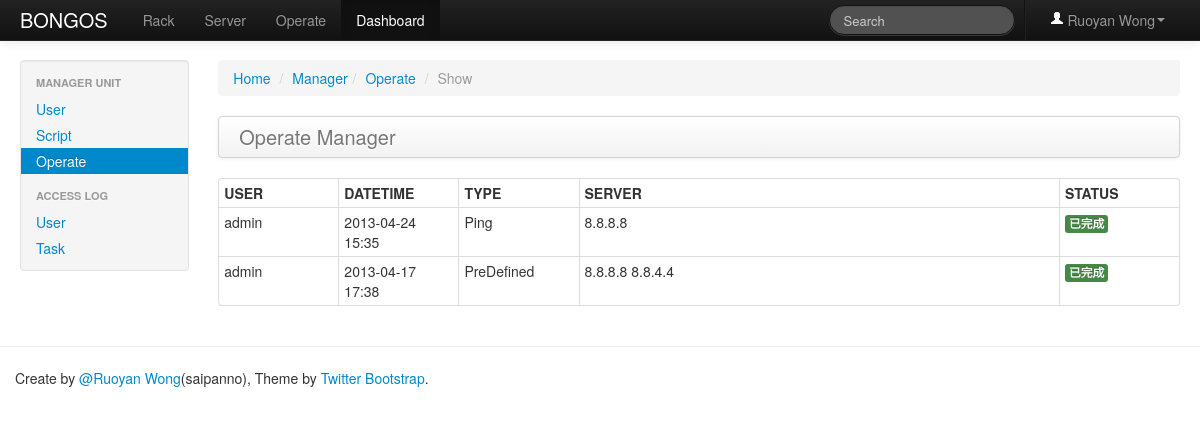
Page /dashboard/operate/list (signed in) on the earlier database version.
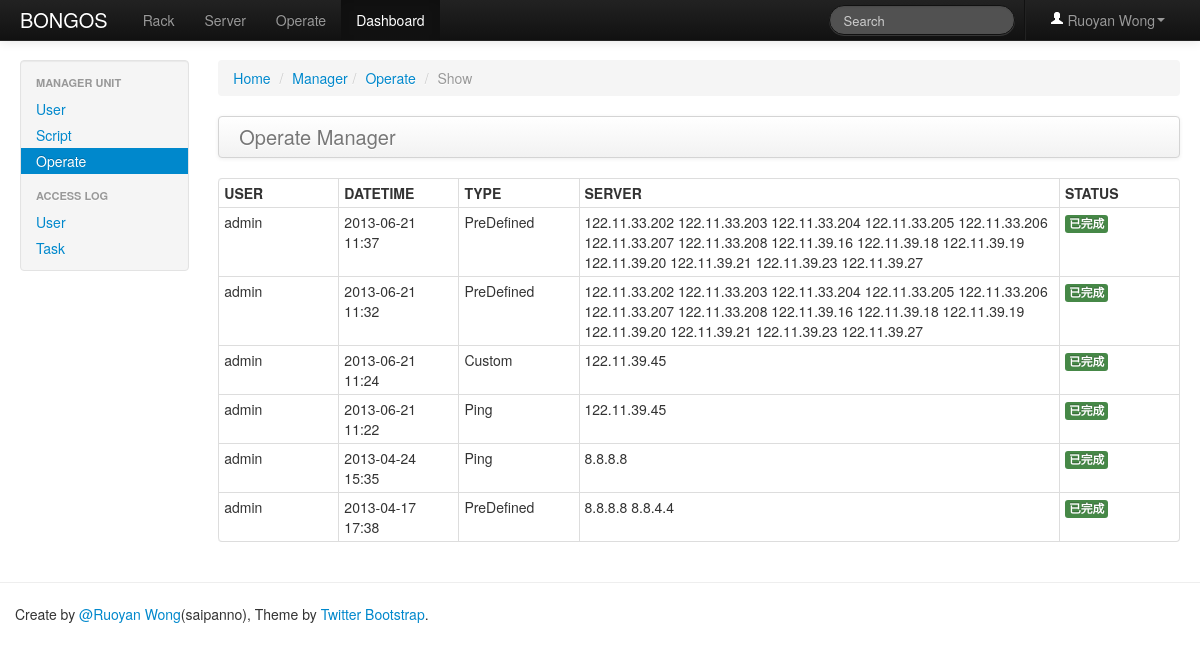
Same page on the later database version.
### web/models/user.py (models this page shows, shortened)
class User(db.Model):
    __tablename__ = app.config['USER_LISTS']
    username = db.Column(db.UnicodeText, primary_key=True)
    nickname = db.Column(db.UnicodeText)
    password = db.Column(db.UnicodeText)

### web/models/operate.py (models this page shows, shortened)
class OperateDb(db.Model):
    __tablename__ = app.config['OPERATE_LISTS']
    id = db.Column(db.Integer, primary_key=True)
    author = db.Column(db.UnicodeText, nullable=False)
    datetime = db.Column(db.String, nullable=False)
    operate_type = db.Column(db.Integer, nullable=False)
    server_list = db.Column(db.UnicodeText, nullable=False)
    template_script = db.Column(db.UnicodeText, nullable=False)
    template_vars = db.Column(db.UnicodeText, nullable=False)
    ssh_config = db.Column(db.Integer, nullable=False)
    status = db.Column(db.UnicodeText, nullable=False)
    result = db.Column(db.UnicodeText, nullable=False)

### web/views/dashboard.py (the view)
@app.route('/dashboard/operate/list')
@login_required
def list_all_operate_ctrl():
    executes = OperateDb.query.order_by(desc(OperateDb.id)).all()
    return render_template('dashboard/show_operate.html', executes=executes)

### web/extensions.py (called while the page is built)
def login_required(f):
    @wraps(f)
    def wrapper(*args, **kwargs):
        if not session.get('is_login'):
            flash('Login Required.', 'error')
            return redirect(url_for('user_login_ctrl', next=request.url))
        return f(*args, **kwargs)
    return wrapper

### web/templates/dashboard/show_operate.html (shortened to what this page needs)
{% extends "dashboard/dashboard_base.html" %}
{% import "macro.html" as ext %}
{% block active_dashboard_operate %}active{% endblock %}
{% block main %}
    <div class="span10">
        <ul class="breadcrumb">
            <li><a href="/">Home</a> <span class="divider">/</span></li>
            <li><a href="#">Manager</a><span class="divider">/</span></li>
            <li><a href="#">Operate</a> <span class="divider">/</span></li>
            <li class="active">Show</li>
        </ul>
        <div class="navbar">
            <div class="navbar-inner">
                <a class="brand" href="#">Operate Manager</a>
            </div>
        </div>
        <table class="table table-hover table-bordered table-condensed">
            <thead>
            <tr>
                <th>USER</th>
                <th>DATETIME</th>
                <th>TYPE</th>
                <th>SERVER</th>
                <th>STATUS</th>
            </tr>
            </thead>
            <tbody>
            {% for execute in executes %}
            <tr>
                <td style="width: 10%">{{ execute.author }}</td>
                <td style="width: 10%">{{ execute.datetime }}</td>
                <td style="width: 10%">{{ execute.operate_type }}</td>
                <td style="width: 40%">{{ execute.server_list }}</td>
                <td style="width: 10%">{{ ext.get_operate_status(execute.status) }}</td>
            </tr>
            {% endfor %}
            </tbody>
        </table>
    </div>
{% endblock %}

### web/templates/dashboard/dashboard_base.html
{% extends "index.html" %}
{% block active_dashboard %}active{% endblock %}
{% block sidebar %}
    <div class="span2">
        <div class="well sidebar-nav">
            <ul class="nav nav-list">
                <li class="nav-header">MANAGER UNIT</li>
                <li class="{% block active_dashboard_user %}{% endblock %}"><a href="{{ url_for("list_user_ctrl") }}">User</a></li>
                <li class="{% block active_dashboard_script %}{% endblock %}"><a href="{{ url_for("list_script_ctrl") }}">Script</a></li>
                <li class="{% block active_dashboard_operate %}{% endblock %}"><a href="{{ url_for("list_all_operate_ctrl") }}">Operate</a></li>
                <li class="nav-header">ACCESS LOG</li>
                <li class=""><a href="#">User</a></li>
                <li class=""><a href="#">Task</a></li>
            </ul>
        </div>
    </div>
{% endblock %}

### web/templates/macro.html (shortened to what this page needs)
{% macro get_operate_status(status)  -%}
    {% if status == '0' %}
        <span class="label label-info">队列中</span>
    {% elif status == '1' %}
        <span class="label label-success">已完成</span>
    {% elif status == '2' %}
        <span class="label label-important">内部错误</span>
    {% elif status == '5' %}
        <span class="label">执行中</span>
    {% else %}
        <span class="label label-important">异常结果</span>
    {% endif %}
{%- endmacro %}

### web/templates/index.html (shortened to what this page needs)
{% extends "header.html" %}
{% import "macro.html" as ext %}
{% block body %}
    <div class="navbar navbar-inverse navbar-fixed-top">
        <div class="navbar-inner">
            <div class="container-fluid">
                <a class="brand" href="{{ url_for('index_ctrl') }}">BONGOS</a>
                <ul class="nav">
                    <li class="{% block active_rack %}{% endblock %}"><a href="#">Rack</a></li>
                    <li class="{% block active_server %}{% endblock %}"><a href="#">Server</a></li>
                    <li class="{% block active_operate %}{% endblock %}"><a href="{{ url_for("list_operate_ctrl", operate_type='Ssh') }}">Operate</a></li>
                    <li class="{% block active_dashboard %}{% endblock %}"><a href="{{ url_for("list_user_ctrl") }}">Dashboard</a></li>
                </ul>
                <ul class="nav pull-right">
                    <li class="divider-vertical"></li>
                    <li class="dropdown"><a href="#" class="dropdown-toggle" data-toggle="dropdown"><i class="icon-user icon-white"></i> {{ session['user'].nickname }}<b class="caret"></b></a>
                    </li>
                </ul>
                <form class="navbar-search pull-right" action="">
                    <input class="search-query span2" placeholder="Search" type="text">
                </form>
            </div>
        </div>
    </div>
    <div class="container-fluid">
        <div class="row-fluid">
            {% block sidebar %}
            {% endblock %}
            {% block main %}{% endblock %}
        </div>
    </div>
{% endblock %}

### web/templates/header.html (shortened to what this page needs)
<!DOCTYPE html>
<html lang="en">
<head>
    <link rel=stylesheet type=text/css href="{{ url_for('static', filename='css/bootstrap.min.css') }}">
    <link rel=stylesheet type=text/css href="{{ url_for('static', filename='css/bootstrap-responsive.min.css') }}">
    <link rel=stylesheet type=text/css href="{{ url_for('static', filename='css/google-prettify.css') }}">
</head>
<body>
    {% block body %}{% endblock %}
    <hr>
    <footer class="footer">
        <div class="container">
            <p>Create by <a href="https://github.com/saipanno">@Ruoyan Wong</a>(saipanno),  Theme by <a href="http://twitter.github.com/bootstrap">Twitter Bootstrap</a>.</p>
        </div>
    </footer>
</body>
</html>

### web/templates/index.html (style rules this page uses)
body { padding-top: 60px; padding-bottom: 40px; }
.sidebar-nav { padding: 9px 0; }

Differences in the rows shown:
added OperateDb: author "admin", datetime "2013-06-21 11:37", operate_type "PreDefined", server_list "122.11.33.202 122.11.33.203 122.11.33.204 122.11.33.205 122.11.33.206 122.11.33.207 122.11.33.208 122.11.39.16 122.11.39.18 122.11.39.19 122.11.39.20 122.11.39.21 122.11.39.23 122.11.39.27"
added OperateDb: author "admin", datetime "2013-06-21 11:32", operate_type "PreDefined", server_list "122.11.33.202 122.11.33.203 122.11.33.204 122.11.33.205 122.11.33.206 122.11.33.207 122.11.33.208 122.11.39.16 122.11.39.18 122.11.39.19 122.11.39.20 122.11.39.21 122.11.39.23 122.11.39.27"
added OperateDb: author "admin", datetime "2013-06-21 11:24", operate_type "Custom", server_list "122.11.39.45"
added OperateDb: author "admin", datetime "2013-06-21 11:22", operate_type "Ping", server_list "122.11.39.45"
